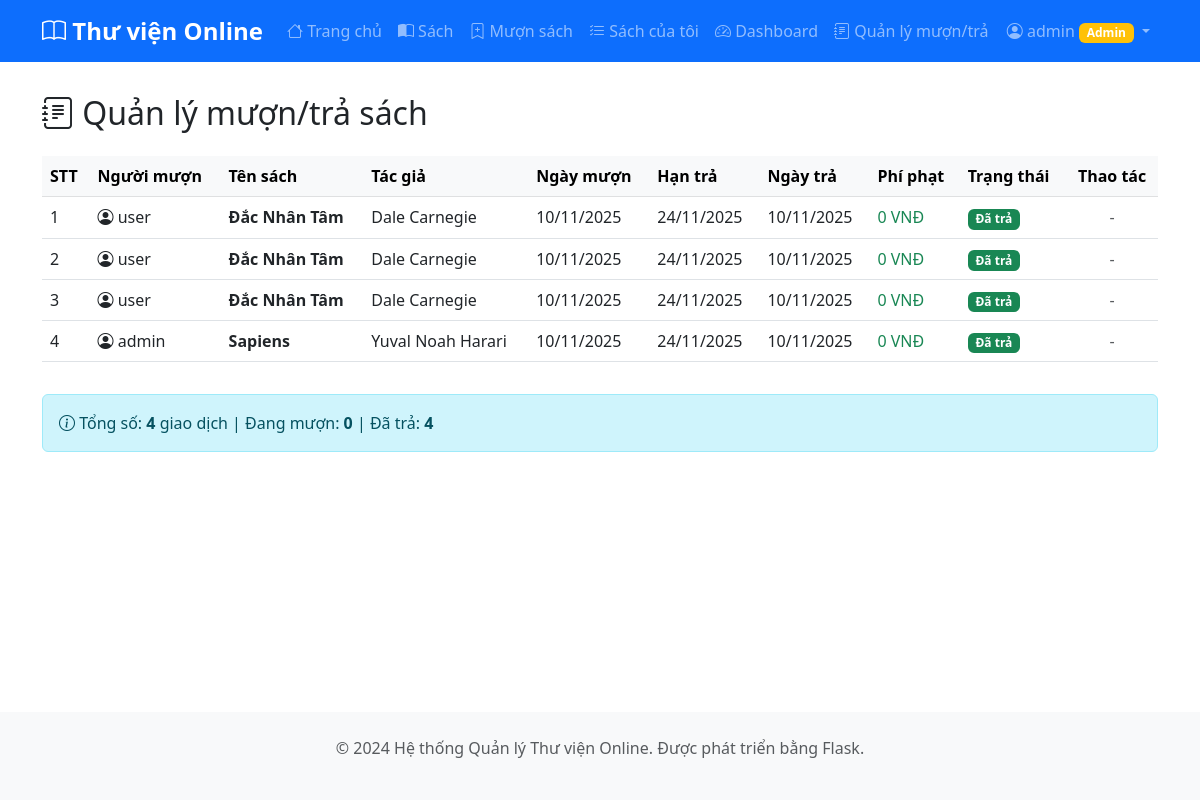
The app's page /all-borrows (signed in) with its own data.
### models.py (models this page shows, shortened)
class User(UserMixin, db.Model):
    id = db.Column(db.Integer, primary_key=True)
    username = db.Column(db.String(80), unique=True, nullable=False)
    password_hash = db.Column(db.String(200), nullable=False)
    role = db.Column(db.String(20), default='user')  # 'admin' hoặc 'user'
    def is_admin(self):
        return self.role == 'admin'

class BorrowRecord(db.Model):
    id = db.Column(db.Integer, primary_key=True)
    book_id = db.Column(db.Integer, db.ForeignKey('book.id'), nullable=False)
    user_id = db.Column(db.Integer, db.ForeignKey('user.id'), nullable=False)
    borrow_date = db.Column(db.DateTime, default=datetime.utcnow)
    due_date = db.Column(db.DateTime, nullable=False)
    return_date = db.Column(db.DateTime)
    status = db.Column(db.String(20), default='borrowing')  # 'borrowing' hoặc 'returned'
    late_fee = db.Column(db.Integer, default=0)
    book = db.relationship('Book', backref='borrow_records')
    user = db.relationship('User', backref='borrow_records')
    def is_overdue(self):
        return self.status == 'borrowing' and datetime.utcnow() > self.due_date

class Book(db.Model):
    id = db.Column(db.Integer, primary_key=True)
    title = db.Column(db.String(200), nullable=False)
    author = db.Column(db.String(100), nullable=False)
    category = db.Column(db.String(50))
    quantity = db.Column(db.Integer, default=1)
    available = db.Column(db.Integer, default=1)
    created_at = db.Column(db.DateTime, default=datetime.utcnow)

### app.py (the view)
@app.route('/all-borrows')
@login_required
@admin_required
def all_borrows():
    records = BorrowRecord.query.order_by(BorrowRecord.borrow_date.desc()).all()
    for record in records:
        if record.status == 'borrowing':
            record.calculate_late_fee(app.config['LATE_FEE_PER_DAY'])
    return render_template('all_borrows.html', records=records)

### app.py (called while the page is built)
@login_manager.user_loader
def load_user(user_id):
    return User.query.get(int(user_id))

def admin_required(f):
    @wraps(f)
    def decorated_function(*args, **kwargs):
        if not current_user.is_authenticated or not current_user.is_admin():
            flash('Bạn không có quyền truy cập trang này!', 'danger')
            return redirect(url_for('index'))
        return f(*args, **kwargs)
    return decorated_function

### templates/all_borrows.html (shortened to what this page needs)
{% extends "base.html" %}
{% block content %}
<h2 class="mb-4"><i class="bi bi-journal-text"></i> Quản lý mượn/trả sách</h2>
{% if records %}
<div class="table-responsive">
    <table class="table table-hover">
        <thead class="table-light">
            <tr>
                <th>STT</th>
                <th>Người mượn</th>
                <th>Tên sách</th>
                <th>Tác giả</th>
                <th>Ngày mượn</th>
                <th>Hạn trả</th>
                <th>Ngày trả</th>
                <th>Phí phạt</th>
                <th>Trạng thái</th>
                <th class="text-center">Thao tác</th>
            </tr>
        </thead>
        <tbody>
            {% for record in records %}
            <tr {% if record.is_overdue() %}class="table-danger"{% endif %}>
                <td>{{ loop.index }}</td>
                <td>
                    <i class="bi bi-person-circle"></i>
                    {{ record.user.username }}
                </td>
                <td><strong>{{ record.book.title }}</strong></td>
                <td>{{ record.book.author }}</td>
                <td>{{ record.borrow_date.strftime('%d/%m/%Y') }}</td>
                <td>
                    {{ record.due_date.strftime('%d/%m/%Y') }}
                </td>
                <td>
                    {% if record.return_date %}
                    {{ record.return_date.strftime('%d/%m/%Y') }}
                    {% else %}
                    <span class="text-muted">Chưa trả</span>
                    {% endif %}
                </td>
                <td>
                    {% if record.late_fee > 0 %}
                    <span class="text-danger fw-bold">{{ "{:,}".format(record.late_fee) }} VNĐ</span>
                    {% else %}
                    <span class="text-success">0 VNĐ</span>
                    {% endif %}
                </td>
                <td>
                    {% if record.status == 'borrowing' %}
                    <span class="badge bg-warning">Đang mượn</span>
                    {% else %}
                    <span class="badge bg-success">Đã trả</span>
                    {% endif %}
                </td>
                <td class="text-center">
                    {% if record.status == 'borrowing' %}
                    <a href="{{ url_for('return_book', id=record.id) }}"
                       class="btn btn-sm btn-success"
                       onclick="return confirm('Xác nhận trả sách cho {{ record.user.username }}?')">
                        <i class="bi bi-check-circle"></i> Trả sách
                    </a>
                    {% else %}
                    <span class="text-muted">-</span>
                    {% endif %}
                </td>
            </tr>
            {% endfor %}
        </tbody>
    </table>
</div>
<div class="alert alert-info mt-3">
    <i class="bi bi-info-circle"></i>
    Tổng số: <strong>{{ records|length }}</strong> giao dịch |
    Đang mượn: <strong>{{ records|selectattr('status', 'equalto', 'borrowing')|list|length }}</strong> |
    Đã trả: <strong>{{ records|selectattr('status', 'equalto', 'returned')|list|length }}</strong>
</div>
{% else %}
<div class="alert alert-info">
    <i class="bi bi-info-circle"></i> Chưa có giao dịch mượn/trả nào.
</div>
{% endif %}
{% endblock %}

### templates/base.html (shortened to what this page needs)
<!DOCTYPE html>
<html lang="vi">
<head>
    <link href="https://cdn.jsdelivr.net/npm/bootstrap@5.3.0/dist/css/bootstrap.min.css" rel="stylesheet">
    <link rel="stylesheet" href="https://cdn.jsdelivr.net/npm/bootstrap-icons@1.11.0/font/bootstrap-icons.css">
</head>
<body>
    <nav class="navbar navbar-expand-lg navbar-dark bg-primary">
        <div class="container">
            <a class="navbar-brand" href="{{ url_for('index') }}">
                <i class="bi bi-book"></i> Thư viện Online
            </a>
            <div class="collapse navbar-collapse" id="navbarNav">
                <ul class="navbar-nav me-auto">
                    <li class="nav-item">
                        <a class="nav-link" href="{{ url_for('index') }}">
                            <i class="bi bi-house"></i> Trang chủ
                        </a>
                    </li>
                    <li class="nav-item">
                        <a class="nav-link" href="{{ url_for('books') }}">
                            <i class="bi bi-book-half"></i> Sách
                        </a>
                    </li>
                    {% if current_user.is_authenticated %}
                    <li class="nav-item">
                        <a class="nav-link" href="{{ url_for('borrow') }}">
                            <i class="bi bi-bookmark-plus"></i> Mượn sách
                        </a>
                    </li>
                    <li class="nav-item">
                        <a class="nav-link" href="{{ url_for('my_borrows') }}">
                            <i class="bi bi-list-check"></i> Sách của tôi
                        </a>
                    </li>
                    {% if current_user.is_admin() %}
                    <li class="nav-item">
                        <a class="nav-link" href="{{ url_for('dashboard') }}">
                            <i class="bi bi-speedometer2"></i> Dashboard
                        </a>
                    </li>
                    <li class="nav-item">
                        <a class="nav-link" href="{{ url_for('all_borrows') }}">
                            <i class="bi bi-journal-text"></i> Quản lý mượn/trả
                        </a>
                    </li>
                    {% endif %}
                    {% endif %}
                </ul>
                <ul class="navbar-nav">
                    {% if current_user.is_authenticated %}
                    <li class="nav-item dropdown">
                        <a class="nav-link dropdown-toggle" href="#" id="userDropdown" role="button" data-bs-toggle="dropdown">
                            <i class="bi bi-person-circle"></i> {{ current_user.username }}
                            {% if current_user.is_admin() %}
                            <span class="badge bg-warning">Admin</span>
                            {% endif %}
                        </a>
                    </li>
                    {% else %}
                    <li class="nav-item">
                        <a class="nav-link" href="{{ url_for('login') }}">
                            <i class="bi bi-box-arrow-in-right"></i> Đăng nhập
                        </a>
                    </li>
                    {% endif %}
                </ul>
            </div>
        </div>
    </nav>
    <div class="content">
        <div class="container">
            {% block content %}{% endblock %}
        </div>
    </div>
    <footer>
        <div class="container text-center text-muted">
            <p>&copy; 2024 Hệ thống Quản lý Thư viện Online. Được phát triển bằng Flask.</p>
        </div>
    </footer>
</body>
</html>

### templates/base.html (style rules this page uses)
body { min-height: 100vh; display: flex; flex-direction: column; }
.navbar-brand { font-weight: bold; font-size: 1.5rem; }
.content { flex: 1; padding: 2rem 0; }
footer { background-color: #f8f9fa; padding: 1.5rem 0; margin-top: auto; }

### records on screen
User: username "admin"
BorrowRecord: user.username "user", book "Đắc Nhân Tâm", book.author "Dale Carnegie", borrow_date "10/11/2025", due_date "24/11/2025", return_date "10/11/2025", late_fee "0 VNĐ", status "Đã trả"
BorrowRecord: user.username "user", book "Đắc Nhân Tâm", book.author "Dale Carnegie", borrow_date "10/11/2025", due_date "24/11/2025", return_date "10/11/2025", late_fee "0 VNĐ", status "Đã trả"
BorrowRecord: user.username "user", book "Đắc Nhân Tâm", book.author "Dale Carnegie", borrow_date "10/11/2025", due_date "24/11/2025", return_date "10/11/2025", late_fee "0 VNĐ", status "Đã trả"
BorrowRecord: user.username "admin", book "Sapiens", book.author "Yuval Noah Harari", borrow_date "10/11/2025", due_date "24/11/2025", return_date "10/11/2025", late_fee "0 VNĐ", status "Đã trả"

### other values on screen
{{ records|length }} "4"
{{ records|selectattr('status', 'equalto', 'borrowing')|list|length }} "0"
{{ records|selectattr('status', 'equalto', 'returned')|list|length }} "4"
